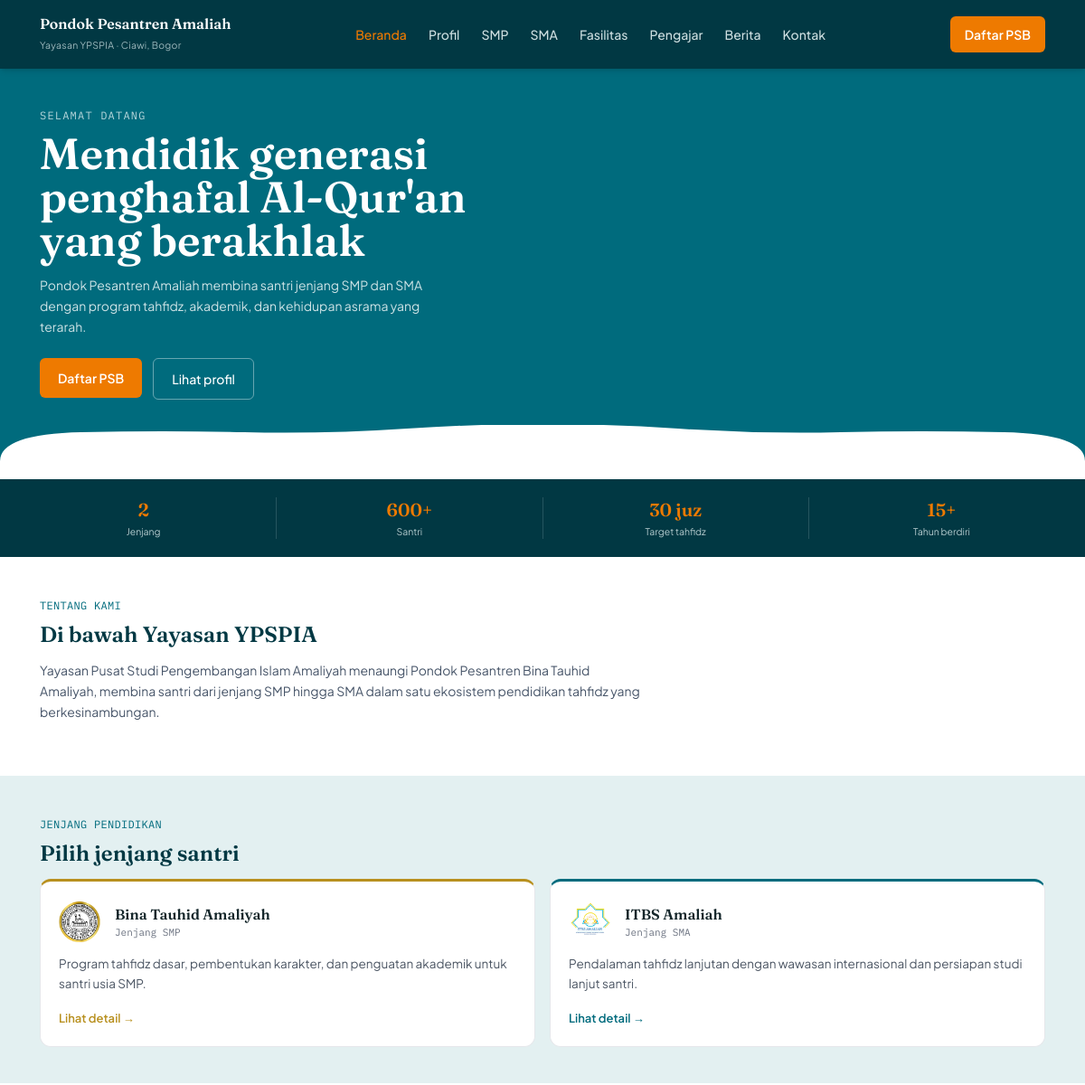
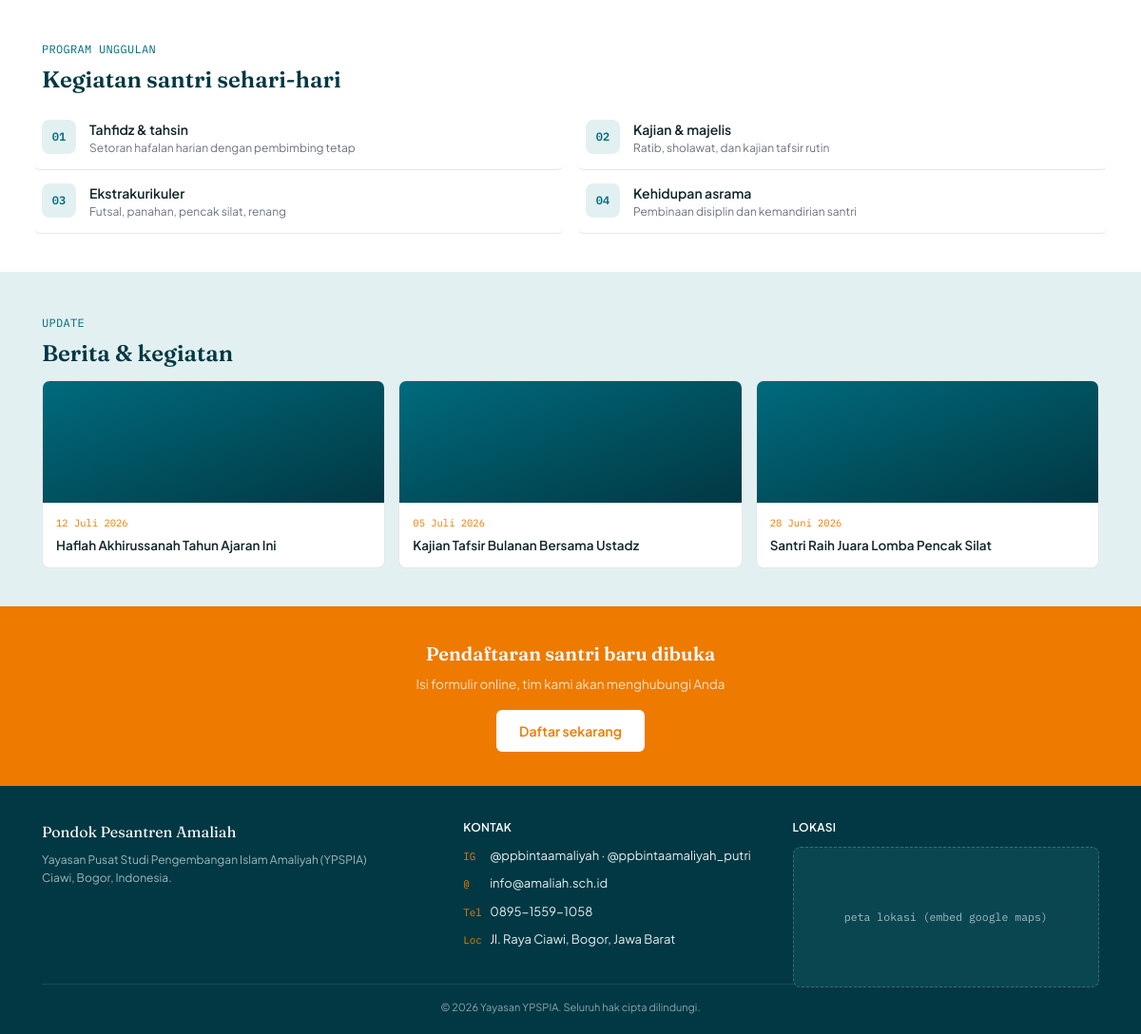
The page / on the database its author committed (2 pictures, top to bottom).
### tables this page shows
CREATE TABLE berita (
    id INT AUTO_INCREMENT PRIMARY KEY,
    judul VARCHAR(200) NOT NULL,
    slug VARCHAR(220) UNIQUE NOT NULL,
    ringkasan TEXT,
    isi TEXT,
    gambar VARCHAR(255) DEFAULT NULL,
    tanggal DATE NOT NULL,
    status ENUM('draft','publish') DEFAULT 'publish',
    created_at TIMESTAMP DEFAULT CURRENT_TIMESTAMP
);

### includes/functions.php (called while the page is built, shortened)
<?php
function e($string) {
    return htmlspecialchars($string ?? '', ENT_QUOTES, 'UTF-8');
}
function tanggal_indo($tanggal) {
    $bulan = [
        1=>'Januari',2=>'Februari',3=>'Maret',4=>'April',5=>'Mei',6=>'Juni',
        7=>'Juli',8=>'Agustus',9=>'September',10=>'Oktober',11=>'November',12=>'Desember'
    ];
    $ts = strtotime($tanggal);
    return date('d', $ts) . ' ' . $bulan[(int)date('n', $ts)] . ' ' . date('Y', $ts);
}

### index.php (the view, shortened to what this page needs)
<?php
require_once __DIR__ . '/includes/config.php';
require_once __DIR__ . '/includes/functions.php';
$stmt = $pdo->query("SELECT * FROM berita WHERE status='publish' ORDER BY tanggal DESC LIMIT 3");
$berita_terbaru = $stmt->fetchAll(PDO::FETCH_ASSOC);
include __DIR__ . '/includes/header.php';
?>
<section class="hero" data-aos="fade-in">
  <div class="hero-inner">
    <div class="hero-eyebrow">Selamat datang</div>
    <h1>Mendidik generasi penghafal Al-Qur'an yang berakhlak</h1>
    <p>Pondok Pesantren Amaliah membina santri jenjang SMP dan SMA dengan program tahfidz, akademik, dan kehidupan asrama yang terarah.</p>
    <div class="hero-ctas">
      <a href="<?= BASE_URL ?>/pages/psb.php"><button class="btn-primary">Daftar PSB</button></a>
      <a href="<?= BASE_URL ?>/pages/profil-yayasan.php"><button class="btn-ghost">Lihat profil</button></a>
    </div>
  </div>
  <div class="arch-wrap">
    <svg viewBox="0 0 1200 60" preserveAspectRatio="none"><path d="M0,60 L0,40 Q0,10 90,8 Q180,6 270,8 Q360,10 450,4 Q600,-6 750,4 Q840,10 930,8 Q1020,6 1110,8 Q1200,10 1200,40 L1200,60 Z" fill="#ffffff"/></svg>
  </div>
</section>
<div class="stats">
  <div class="stat" data-aos="fade-up"><div class="num">2</div><div class="label">Jenjang</div></div>
  <div class="stat" data-aos="fade-up"><div class="num">600+</div><div class="label">Santri</div></div>
  <div class="stat" data-aos="fade-up"><div class="num">30 juz</div><div class="label">Target tahfidz</div></div>
  <div class="stat" data-aos="fade-up"><div class="num">15+</div><div class="label">Tahun berdiri</div></div>
</div>
<section class="section">
  <div class="container">
    <div class="eyebrow">Tentang kami</div>
    <h2>Di bawah Yayasan YPSPIA</h2>
    <p class="desc">Yayasan Pusat Studi Pengembangan Islam Amaliyah menaungi Pondok Pesantren Bina Tauhid Amaliyah, membina santri dari jenjang SMP hingga SMA dalam satu ekosistem pendidikan tahfidz yang berkesinambungan.</p>
  </div>
</section>
<section class="section section-tint">
  <div class="container">
    <div class="eyebrow">Jenjang pendidikan</div>
    <h2>Pilih jenjang santri</h2>
    <div class="jenjang-grid">
      <div class="jenjang-card smp" data-aos="fade-up">
        <div class="jenjang-top">
          <img src="<?= BASE_URL ?>/assets/img/logo-binta.png" alt="Logo Bina Tauhid Amaliyah">
          <div>
            <div class="jt-name">Bina Tauhid Amaliyah</div>
            <div class="jt-tag">Jenjang SMP</div>
          </div>
        </div>
        <p>Program tahfidz dasar, pembentukan karakter, dan penguatan akademik untuk santri usia SMP.</p>
        <a class="link-arrow" href="<?= BASE_URL ?>/pages/jenjang-smp.php">Lihat detail &rarr;</a>
      </div>
      <div class="jenjang-card sma" data-aos="fade-up" data-aos-delay="100">
        <div class="jenjang-top">
          <img src="<?= BASE_URL ?>/assets/img/logo-itbs.png" alt="Logo ITBS Amaliah">
          <div>
            <div class="jt-name">ITBS Amaliah</div>
            <div class="jt-tag">Jenjang SMA</div>
          </div>
        </div>
        <p>Pendalaman tahfidz lanjutan dengan wawasan internasional dan persiapan studi lanjut santri.</p>
        <a class="link-arrow" href="<?= BASE_URL ?>/pages/jenjang-sma.php">Lihat detail &rarr;</a>
      </div>
    </div>
  </div>
</section>
<section class="section">
  <div class="container">
    <div class="eyebrow">Program unggulan</div>
    <h2>Kegiatan santri sehari-hari</h2>
    <div class="program-list">
      <div class="program-item" data-aos="fade-up">
        <div class="p-icon">01</div>
        <div class="p-text"><div class="p-title">Tahfidz &amp; tahsin</div><div class="p-sub">Setoran hafalan harian dengan pembimbing tetap</div></div>
      </div>
      <div class="program-item" data-aos="fade-up">
        <div class="p-icon">02</div>
        <div class="p-text"><div class="p-title">Kajian &amp; majelis</div><div class="p-sub">Ratib, sholawat, dan kajian tafsir rutin</div></div>
      </div>
      <div class="program-item" data-aos="fade-up">
        <div class="p-icon">03</div>
        <div class="p-text"><div class="p-title">Ekstrakurikuler</div><div class="p-sub">Futsal, panahan, pencak silat, renang</div></div>
      </div>
      <div class="program-item" data-aos="fade-up">
        <div class="p-icon">04</div>
        <div class="p-text"><div class="p-title">Kehidupan asrama</div><div class="p-sub">Pembinaan disiplin dan kemandirian santri</div></div>
      </div>
    </div>
  </div>
</section>
<section class="section section-tint">
  <div class="container">
    <div class="eyebrow">Update</div>
    <h2>Berita &amp; kegiatan</h2>
    <div class="berita-grid">
      <?php if (empty($berita_terbaru)): ?>
        <p class="desc">Belum ada berita. Tambahkan lewat panel admin.</p>
      <?php else: foreach ($berita_terbaru as $b): ?>
        <a href="<?= BASE_URL ?>/pages/berita-detail.php?slug=<?= e($b['slug']) ?>" class="berita-card" data-aos="fade-up">
          <div class="berita-thumb" style="<?= $b['gambar'] ? "background-image:url('" . BASE_URL . "/assets/img/berita/{$b['gambar']}'); background-size:cover;" : '' ?>"></div>
          <div class="berita-body">
            <div class="berita-date"><?= tanggal_indo($b['tanggal']) ?></div>
            <div class="berita-title"><?= e($b['judul']) ?></div>
          </div>
        </a>
      <?php endforeach; endif; ?>
    </div>
  </div>
</section>
<section class="cta-band" data-aos="zoom-in">
  <h3>Pendaftaran santri baru dibuka</h3>
  <p>Isi formulir online, tim kami akan menghubungi Anda</p>
  <a href="<?= BASE_URL ?>/pages/psb.php"><button class="btn-white">Daftar sekarang</button></a>
</section>
<?php include __DIR__ . '/includes/footer.php'; ?>

### rows shown on the page
berita: tanggal "12 Juli 2026", judul "Haflah Akhirussanah Tahun Ajaran Ini"
berita: tanggal "05 Juli 2026", judul "Kajian Tafsir Bulanan Bersama Ustadz"
berita: tanggal "28 Juni 2026", judul "Santri Raih Juara Lomba Pencak Silat"

### other values the page prints
$site['yayasan'] "Yayasan Pusat Studi Pengembangan Islam Amaliyah (YPSPIA)"
$site['ig_putra'] "@ppbintaamaliyah"
$site['ig_putri'] "@ppbintaamaliyah_putri"
$site['email'] "info@amaliah.sch.id"
$site['telepon'] "0895-1559-1058"
$site['alamat'] "Jl. Raya Ciawi, Bogor, Jawa Barat"
